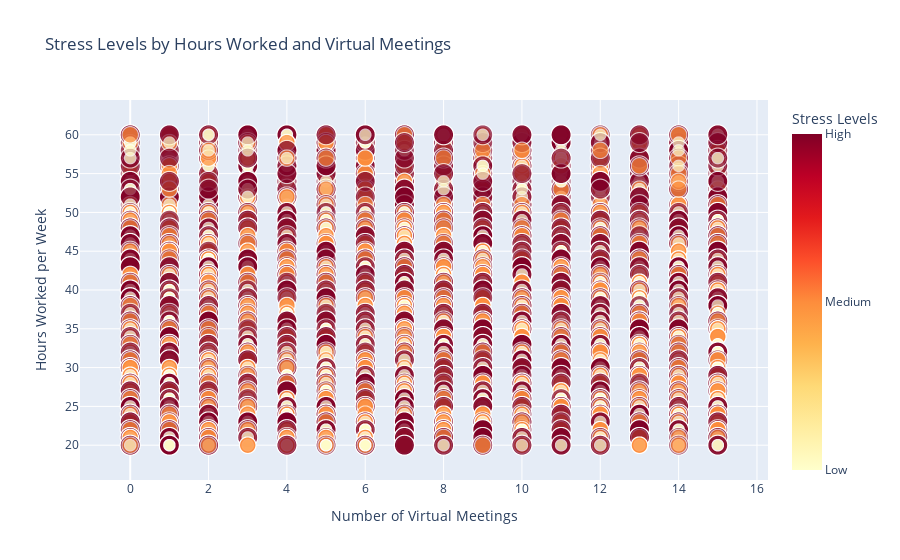

Source (notebook cell):
### Code cell
import matplotlib.pyplot as plt
import pymongo
import plotly.express as px

data = list(collection.aggregate(pipeline))
df = pd.DataFrame(data)

# Map the numeric stress levels back to labels (optional for display)
stress_labels = {1: "Low", 2: "Medium", 3: "High"}
df["Stress_Level_Label"] = df["Stress_Level"].map(stress_labels)

# Create the bubble chart using Plotly
fig = px.scatter(
    df,
    x="Number_of_Virtual_Meetings",
    y="Hours_Worked_Per_Week",
    size="Stress_Level",  # Scale marker size by stress level
    color="Stress_Level",  # Color by stress level
    color_continuous_scale="YlOrRd",  # Yellow to Red color scale
    hover_data={
        "Stress_Level_Label": True,
        "Number_of_Virtual_Meetings": True,
        "Hours_Worked_Per_Week": True,
        "Stress_Level": False  # Hide numeric stress level in hover
    },
    labels={
        "Number_of_Virtual_Meetings": "Number of Virtual Meetings",
        "Hours_Worked_Per_Week": "Hours Worked per Week",
        "Stress_Level_Label": "Stress Level"
    },
    title="Stress Levels by Hours Worked and Virtual Meetings"
)

fig.update_layout(
    coloraxis_colorbar=dict(
        title="Stress Levels",
        tickvals=[1, 2, 3],
        ticktext=["Low", "Medium", "High"]
    ),
    xaxis=dict(title="Number of Virtual Meetings"),
    yaxis=dict(title="Hours Worked per Week"),
    hovermode="closest"
)

# Show the plot
fig.show()

### Figure 1 — Plotly figure (JSON) as saved in the notebook; plotly's stock layout.template omitted (floating-point values rounded to 4 significant figures; data arrays with more than 128 entries replaced by an {"elided": "..."} marker saying what was removed)
{"data": [{"customdata": {"elided": "5000x2 mixed values"}, "hovertemplate": "Number of Virtual Meetings=%{x}<br>Hours Worked per Week=%{y}<br>Stress Level=%{customdata[0]}<extra></extra>", "legendgroup": "", "marker": {"color": {"elided": "5000 int values"}, "coloraxis": "coloraxis", "size": {"elided": "5000 int values"}, "sizemode": "area", "sizeref": 0.0075, "symbol": "circle"}, "mode": "markers", "name": "", "showlegend": false, "type": "scattergl", "x": {"elided": "5000 int values"}, "xaxis": "x", "y": {"elided": "5000 int values"}, "yaxis": "y"}], "layout": {"coloraxis": {"colorbar": {"ticktext": ["Low", "Medium", "High"], "tickvals": [1, 2, 3], "title": {"text": "Stress Levels"}}, "colorscale": [[0, "rgb(255,255,204)"], [0.125, "rgb(255,237,160)"], [0.25, "rgb(254,217,118)"], [0.375, "rgb(254,178,76)"], [0.5, "rgb(253,141,60)"], [0.625, "rgb(252,78,42)"], [0.75, "rgb(227,26,28)"], [0.875, "rgb(189,0,38)"], [1, "rgb(128,0,38)"]]}, "hovermode": "closest", "legend": {"itemsizing": "constant", "tracegroupgap": 0}, "title": {"text": "Stress Levels by Hours Worked and Virtual Meetings"}, "xaxis": {"anchor": "y", "domain": [0, 1], "title": {"text": "Number of Virtual Meetings"}}, "yaxis": {"anchor": "x", "domain": [0, 1], "title": {"text": "Hours Worked per Week"}}}}
